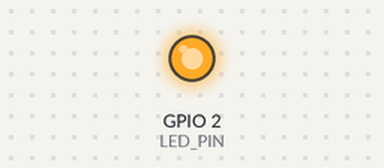
The sketch below on a simulated ESP8266 (NodeMCU). On the bench: output pins drawn as LEDs (lit = HIGH). WiFi joins after 1.5 s; servers stay silent unless stated; network time is answered at once with the bench clock; the local clock reads 2024-03-15 10:24:30 at power-on unless the sketch sets it; what the sketch prints to the serial monitor is not drawn.

Above: at 4.3 s.
At 8.7 s:
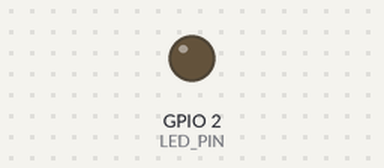
Timing chart, 0 to 10.2 s (numbered marks = the images above):
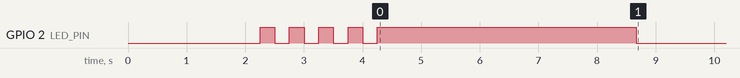

Measured:
- by itself, GPIO 2 (LED_PIN): goes 3 × (LOW 0.25 s, HIGH 0.25 s), LOW 0.25 s, HIGH 4.4 s, then LOW

The sketch:

rfid-assistant-relay.ino
```cpp
/*
Code starting point from: https://github.com/Jorgen-VikingGod/ESP8266-MFRC522
Thanks to the Arduino community for further support and all of the wonderful
libraries out there.
*/

#include <ESP8266WiFi.h>
#include <ESP8266HTTPClient.h>
#include <SPI.h>
#include <MFRC522.h>
#include <WiFiUdp.h>
#include <NTPClient.h>
#include <time.h>
#include <Timezone.h>
#include <ESP8266Ping.h>

// Include the sunrise/sunset data I collected
#include "sundata.h"

/* wiring the MFRC522 to ESP8266 (ESP-12)
RST     = GPIO0
SDA(SS) = GPIO3
MOSI    = GPIO13
MISO    = GPIO12
SCK     = GPIO14
*/

// Define pins
const int RST_PIN = 0;  // RST-PIN for RC522
const int SS_PIN = 3;  // SDA/SS-PIN for RC522
const int LED_PIN = 2;  // Built in LED (2)

// Set up assistant constants
const char *TRIGGER_ON  = "run lights on routine";
const char *TRIGGER_OFF = "lights off";

// Set up wifi configuration
const char *ssid = "Obi-LAN Kenobi";
const char *pass = "UseTheForce";

// IP to ping
IPAddress ip (192, 168, 1, 102);

// Set up timezone, see:
TimeChangeRule usPDT = {"PDT", Second, Sun, Mar, 2, -60 * 7};  //UTC -7 hours
TimeChangeRule usPST = {"PST", First, Sun, Nov, 2, -60 * 8};   //UTC -8 hours
Timezone myTZ(usPDT, usPST);
TimeChangeRule *tcr;        // pointer to the time change rule, use to get TZ abbrev

// NTP Client
WiFiUDP ntpUDP;
NTPClient timeClient(ntpUDP);

// MRFC522 instance
MFRC522 mfrc522(SS_PIN, RST_PIN); // Create MFRC522 instance

// Set up http requests
HTTPClient http;

// Counters
int counter = 0;
int retries = 0;
int delta = 0;

// Daylight savings time, defined when time acquired
int DST = 0;
int sunrise = 0;
int sunset = 0;

bool devicePresent = false;
bool isOn = false;

void setup() {
  Serial.begin(115200);    // Initialize serial communications
  Serial.println(F("Booting...."));
  delay(250);

  Serial.print(F("Connecting to: "));
  Serial.print(ssid);

  WiFi.mode(WIFI_STA); //We don't want the ESP to act as an AP
  WiFi.begin(ssid, pass); // Connect to the configured AP

  // No point moving forward if we don't have a connection
  while (WiFi.status() != WL_CONNECTED) {
    delay(500);
    Serial.print(".");
  }

  // We have connected to wifi successfully
  Serial.println(F("\nWiFi connected"));

  Serial.print("IP address: ");
  Serial.println(WiFi.localIP());

  // Set up NTP client
  Serial.println("Setting up NTP");
  timeClient.begin();

  // Set up RFID reader
  Serial.println("Setting up RFID");
  delay(100);
  SPI.begin();           // Init SPI bus
  mfrc522.PCD_Init();    // Init MFRC522
  mfrc522.PCD_SetAntennaGain(mfrc522.RxGain_max);  // Try to boost antenna gain
  delay(100);

  // Set up leds
  pinMode(LED_PIN, OUTPUT);
  digitalWrite(LED_PIN, HIGH);

  // Flash LED to know everything is all set
  blink(5);

  // All set
  Serial.println(F("\nReady!"));
}

void loop() {
  // This will only do a "real" update every 60 seconds to keep clock up to date
  timeClient.update();

  // Either card or wifi device will turn on the lights, need both to disappear for them to turn off
  bool card = card_present();
  bool device = device_present();

//  Serial.print("Card: ");
//  Serial.print(card);
//  Serial.print(", Device: ");
//  Serial.println(device);

  set_enabled(card || device);

  delay(200);
}

/* Ping the given device once to see if it is on the wifi network */
int pingCounter = 0;
int pingThreshold = 12;
bool device_present() {
  pingCounter++;

  // Since loop delay ~400ms, counter = 300 => 1.5 minutes, counter = 12 => 5 seconds
  // This large delay is to try and help my phone's battery out
  if (pingCounter > pingThreshold) {
    Serial.print("Pinging phone... ");

    devicePresent = Ping.ping(ip, 1);

    Serial.println(devicePresent ? "present" : "not present");

    pingCounter = 0;
    pingThreshold = devicePresent ? 300 : 12;

    return devicePresent;
  }

  return devicePresent;
}

/*
  Look for new cards and try to read current card
  Run the 2 commands twice to "wake up" idled card? This makes sure
  that the following value is what we expect
*/
bool card_present() {
  return mfrc522.PICC_IsNewCardPresent() || mfrc522.PICC_ReadCardSerial()
    || mfrc522.PICC_IsNewCardPresent() || mfrc522.PICC_ReadCardSerial();
}

void blink(int num) {
  for (int i = 0; i < num; i++) {
    digitalWrite(LED_PIN, LOW);
    delay(250);
    digitalWrite(LED_PIN, HIGH);
    delay(250);
  }
}

void set_enabled(bool val) {
  // Account for a little bit of jitter
  digitalWrite(LED_PIN, (val || counter > 15) ? LOW : HIGH);

//  Serial.print("Enabled? ");
//  Serial.print(val);
//  Serial.print(", ");
//  Serial.print(counter);
//  Serial.print(", ");
//  Serial.println(millis() - delta);

  delta = millis();

  if (counter == 1 && !val) {
    retries = 10;
    trigger(false);
  } else if (counter == 0 && val) {
    retries = 10;
    trigger(true);
  }

  if (val) {
    counter = 20;
  } else {
    if (counter > 1) counter--;
    else counter = 0;
  }
}

void trigger(bool on) {
  // Update sunrise/sunset, check if we actually need to run
  get_sunrise_sunset();
  time_t t = get_time_local();
  tm *now = gmtime(&t);

  // Simple check based on sunset/sunrise hour (not too picky here with minutes)
  int shifted_sunrise = (sunrise / 60) + 1;
  int shifted_sunset = (sunset / 60) - 1;
  if (on && now->tm_hour >= shifted_sunrise && now->tm_hour < shifted_sunset) {
    Serial.println("Failed time check, not turning on lights");
    return;
  }

  isOn = on;

  Serial.print("Sending: ");
  Serial.print(on);
  Serial.print(", ");

  String url = "http://192.168.1.101:8004/assistant";

  http.begin(url);  //Specify request destination
  http.addHeader("Content-Type", "application/json");
  String body = String("{\"user\":\"amcolash\",\"command\":\"" + String(on ? TRIGGER_ON : TRIGGER_OFF) + "\"}");

  Serial.print("running command: ");
  Serial.println(body);
  int httpCode = http.POST(body);


  if (httpCode > 0) {
    if (httpCode == 200) {
      retries = 0;
    } else {
      Serial.println("Failed");
      delay(1000);
      if (retries > 0) {
        Serial.print("Retrying... ");
        Serial.println(retries);
        retries--;
        trigger(on);
      }
    }

    String payload = http.getString();
    Serial.println(payload);
  }

  http.end();   //Close connection
}

time_t get_time_local() {
  return myTZ.toLocal(now(), &tcr);
}

void get_sunrise_sunset() {
  // update local time here to match NTP client
  setTime(timeClient.getEpochTime());
  DST = myTZ.locIsDST(now()) ? 1 : 0;

  time_t now = get_time_local();
  tm *tmp = gmtime(&now);
  int day = (tmp->tm_mon * 30.5) + tmp->tm_mday; // approximate day of year

  if (day >= 0 && day <= 366) {
    sunrise = SUNRISE_DATA[day];
    sunset = SUNSET_DATA[day];
  }
}
```

Source omitted: sundata.h (data table, 3618 bytes)
